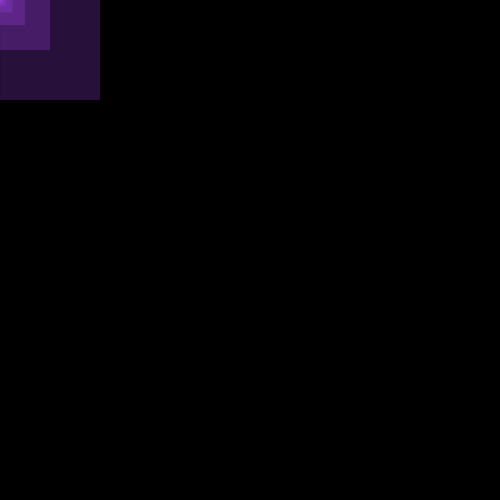
Frame 1 (no input)
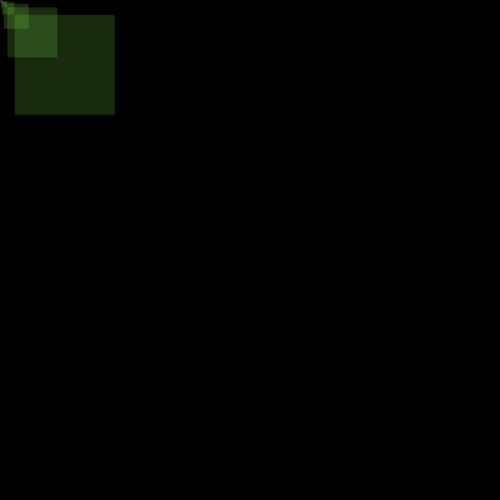
Frame 60 (the mouse pressed at the canvas centre just before this capture)
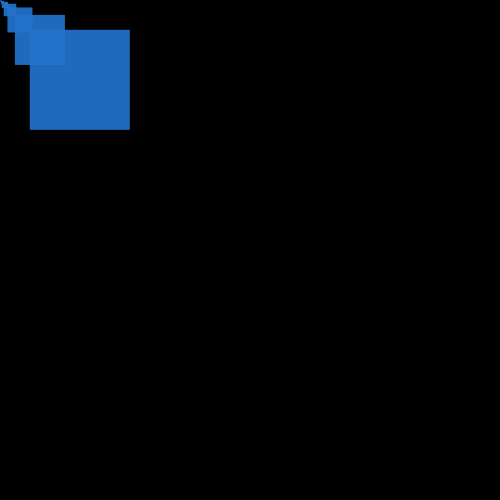
Frame 120 (the mouse held since frame 60 and released just before this capture)

The Processing sketch that drew these frames (run headless with seeded random() and noise(); from frame 60 on, the mouse is pressed at the canvas centre):

// Processing sketch: processing_52296
// ── processing_52296.pde

 float stim = 0.1;
void setup(){
size (500,500);
smooth();
noStroke();
}
void draw(){
  background(0);
  fill(random(255),random(255),random(255),random(255));
 scale(.5); 
rect(stim,stim,200,200);
scale(.5);
rect(stim,stim,200,200);
scale(.5);
rect(stim,stim,200,200);
scale(.5);
rect(stim,stim,200,200);
scale(.5);
rect(stim,stim,200,200);
scale(.5);
rect(stim,stim,200,200);
scale(.5);
rect(stim,stim,200,200);
scale(.5);
rect(stim,stim,200,200);
scale(.5);
rect(stim,stim,200,200);
scale(.5);
rect(stim,stim,200,200);
scale(.5);
rect(stim,stim,200,200);
scale(.5);
rect(stim,stim,200,200);
scale(.5);
stim = stim+0.5;

}    
